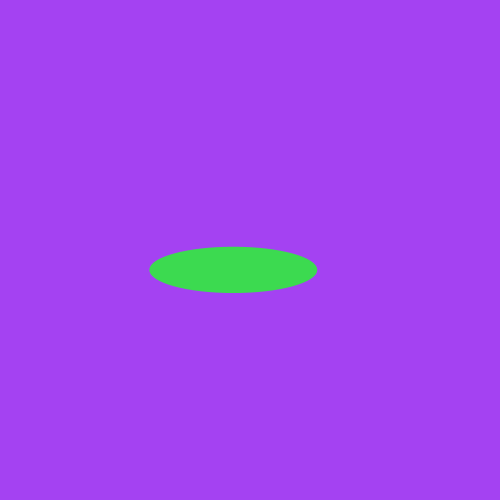
Frame 1 (no input)
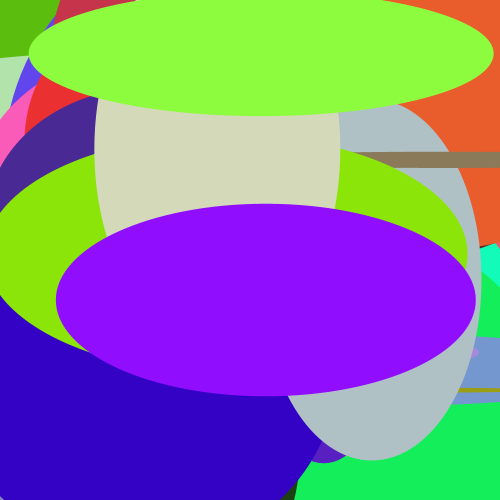
Frame 60 (the mouse pressed at the canvas centre just before this capture)
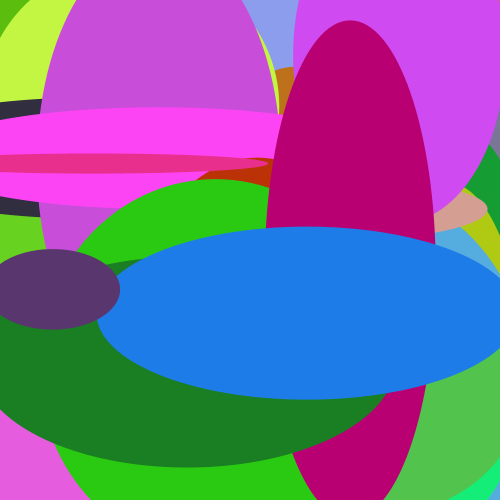
Frame 120 (the mouse held since frame 60 and released just before this capture)

The Processing sketch that drew these frames (run headless with seeded random() and noise(); from frame 60 on, the mouse is pressed at the canvas centre):

// Processing sketch: processing_87389
// ── processing_87389.pde

void setup(){
    size (500,500);
    background (random(0,255), random(0,255), random(0,255));
    frameRate(60);
    loadPixels();
  }
 
 float timer = 0;
 float r = QUARTER_PI;
 
  void draw(){
    
  pushMatrix();
    
  noStroke();
  timer += 0.0167;
  
  if (timer < 5){
  
  float w = width;
  float h = height;
  float g = random (255);
  float m = random (255);
  float n = random (255);
  fill(g, m, n);
  ellipse(random(50,450), random(50,450), random(w), random(h));
  }
  
    if (timer >= 5 && timer < 10){
    
    
  fill (random(0,255), random(0,255), random(0,255));
  float a = random (50,100);
  float b = random (50,100);
  float x = mouseX;
  float y = mouseY;
  rect (x, y, a, b);

filter(ERODE);
  
  }
  
  if (timer > 10){
    
    translate(250,250);
    r += 0.75;
    strokeWeight(5);
    stroke(random(255),random(255),random(255));
    rotate (r);
    line (0, 0, 500, 500);
    
  }
  
  if (timer > 13 && timer < 18){
    filter(INVERT);
  }
  
  popMatrix();
  
  if (timer >= 18){
    
    strokeWeight(1);
    filter(ERODE);
   
    stroke(random(255),random(255),random(255));
    for (int i = 0; i < 250; i = i+25){
      for (int k = 250; k > 0; k = k-25){
      line(0,i,250,k);
      }
  
  }
  
      stroke(random(255),random(255),random(255));
    for (int i = 0; i < 250; i = i+15){
      for (int k = 250; k > 0; k = k-15){
      line(250,i,500,k);
      }
    }
    
        stroke(random(255),random(255),random(255));
    for (int i = 250; i < 500; i = i+50){
      for (int k = 500; k > 250; k = k-50){
      line(0,i,250,k);
      }
    }
    
            stroke(random(255),random(255),random(255));
    for (int i = 250; i < 500; i = i+35){
      for (int k = 500; k > 250; k = k-35){
      line(250,i,500,k);
      }
    }
  }
  
  if (timer > 19){
    filter(INVERT);
  }
  
  }
  
 void mousePressed(){
   filter(INVERT);
 }
 
  void keyPressed(){
    fill (0);
    rect (0,0,500,500);
  }
